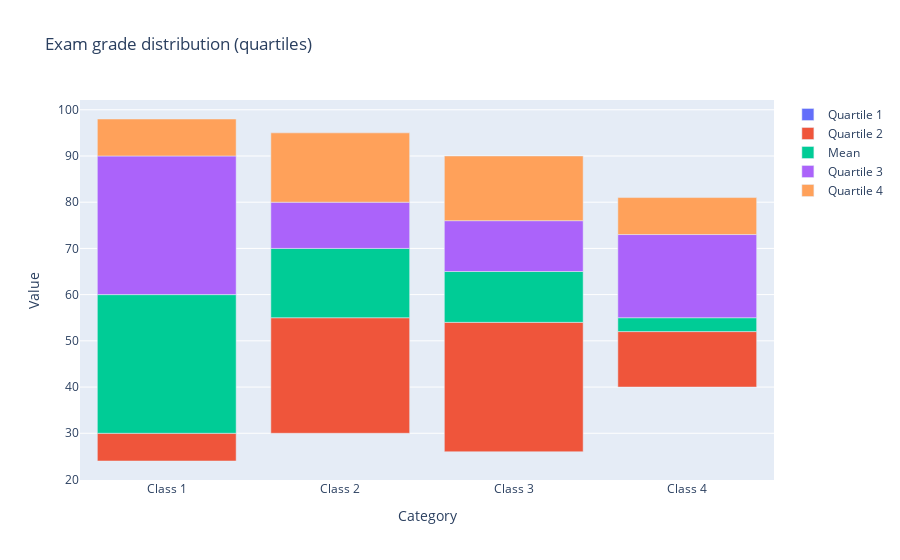

The code cell stored with this chart in its notebook:
### Code cell
grades = {'Class 1': [24, 30, 60, 90, 98],
 'Class 2': [30, 55, 70, 80, 95],
 'Class 3': [26, 54, 65, 76, 90],
 'Class 4': [40, 52, 55, 73, 81]}

classes = ['Quartile 1', 'Quartile 2', 'Mean', 'Quartile 3', 'Quartile 4']

# Call the function to create the chart
range_chart(
    grades,
    classes,
    "Exam grade distribution (quartiles)"
)

### Figure 1 — Plotly figure (JSON) as saved in the notebook; plotly's stock layout.template omitted (floating-point values rounded to 4 significant figures)
{"data": [{"base": [24, 30, 26, 40], "name": "Quartile 1", "type": "bar", "x": ["Class 1", "Class 2", "Class 3", "Class 4"], "y": [0, 0, 0, 0]}, {"base": [24, 30, 26, 40], "name": "Quartile 2", "type": "bar", "x": ["Class 1", "Class 2", "Class 3", "Class 4"], "y": [6, 25, 28, 12]}, {"base": [30, 55, 54, 52], "name": "Mean", "type": "bar", "x": ["Class 1", "Class 2", "Class 3", "Class 4"], "y": [30, 15, 11, 3]}, {"base": [60, 70, 65, 55], "name": "Quartile 3", "type": "bar", "x": ["Class 1", "Class 2", "Class 3", "Class 4"], "y": [30, 10, 11, 18]}, {"base": [90, 80, 76, 73], "name": "Quartile 4", "type": "bar", "x": ["Class 1", "Class 2", "Class 3", "Class 4"], "y": [8, 15, 14, 8]}], "layout": {"barmode": "overlay", "title": {"text": "Exam grade distribution (quartiles)"}, "xaxis": {"title": {"text": "Category"}}, "yaxis": {"title": {"text": "Value"}}}}
